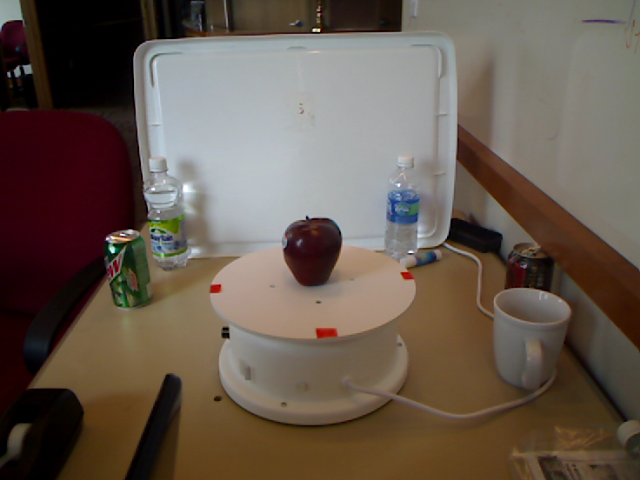
%> input picture dataset/rgbd-uncropped-dataset/apple/apple_1/apple_1_1_1.png, 640 x 480 px
$ octave test.m   (GNU Octave 9; MATLAB toolbox functions it lacks are replaced by stand-ins)
%> lines starting %> are read from the running program, lines starting %| are printed output that depends on the picture; in (x1, y1, x2, y2) boxes, pixels count from 0 and x2, y2 are one past the last pixel; in counts of white or black regions, pixels touching at a corner belong together; the program's own positions count from 1
% test

alpha = 0.5;

im = im2double(imread('./dataset/rgbd-uncropped-dataset/apple/apple_1/apple_1_1_1.png'));
im_crop = im2double(imread('./dataset/rgbd-cropped-dataset/apple/apple_1/apple_1_1_1_crop.png'));
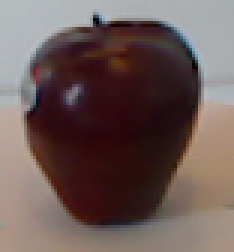
%> input picture dataset/rgbd-cropped-dataset/apple/apple_1/apple_1_1_1_crop.png, 78 x 84 px (shown 3 times larger)

I = im;

mask = zeros(size(I, 1), size(I, 2));
r = 212;
c = 272;

figure(1);
imshow(I(r:r+size(im_crop,1), c:c+size(im_crop,2),:));
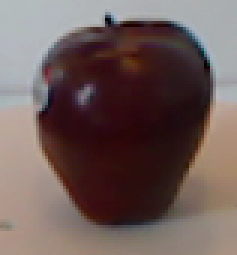
%> displayed picture: size 85x79x3, on the screen's scale of 0 to 255 (shown 3 times larger); mean R, G, B 110.2, 91.9, 89.2
k = waitforbuttonpress;

mask(r:r+size(im_crop,1), c:c+size(im_crop,2)) = 1;
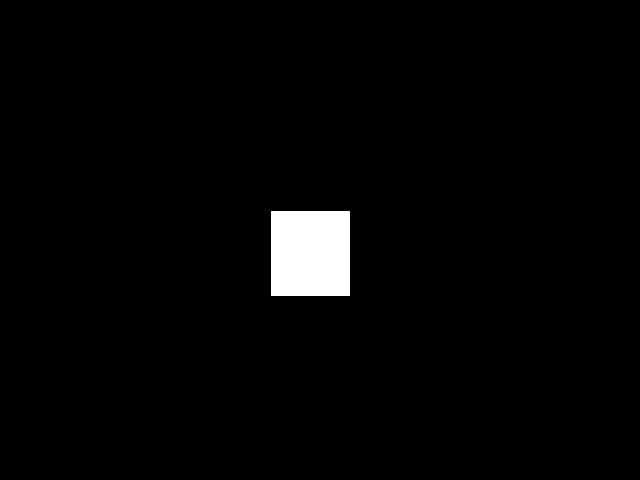
%> mask: size 480x640 double; values 0 (black) and 1 (white), 2.2% white; 1 white region, box (x1, y1, x2, y2) and area: (271, 211, 350, 296) 6715

K = 5; %number of gaussians in GMMs

nPix = size(I, 1)*size(I, 2);
%> nPix = 307200

ind_fg = find(mask == 1);
%> ind_fg = 6715 values from 130292 to 167816
X_fg = [I(ind_fg) I(ind_fg + nPix) I(ind_fg + 2*nPix)];
n_fg = size(X_fg, 1);
%> n_fg = 6715
gmm_fg = fitgmdist(X_fg, K, 'CovarianceType', 'diagonal');

ind_bg = find(mask == 0);
%> ind_bg = 300485 values from 1 to 307200
X_bg = [I(ind_bg) I(ind_bg + nPix) I(ind_bg + 2*nPix)];
n_bg = size(X_bg, 1);
%> n_bg = 300485
gmm_bg = fitgmdist(X_bg, K, 'CovarianceType', 'diagonal');

Iflat = [reshape(I(:, :, 1), 1, [])' reshape(I(:, :, 2), 1, [])' reshape(I(:, :, 3), 1, [])'];
p_x_fg = pdf(gmm_fg, Iflat).*(n_fg/nPix);
p_x_bg = pdf(gmm_bg, Iflat).*(n_bg/nPix);

p_fg_x = p_x_fg./(p_x_fg + p_x_bg);
p_bg_x = p_x_bg./(p_x_fg + p_x_bg);

img_p_fg_x = reshape(p_fg_x, size(I, 1), size(I, 2));
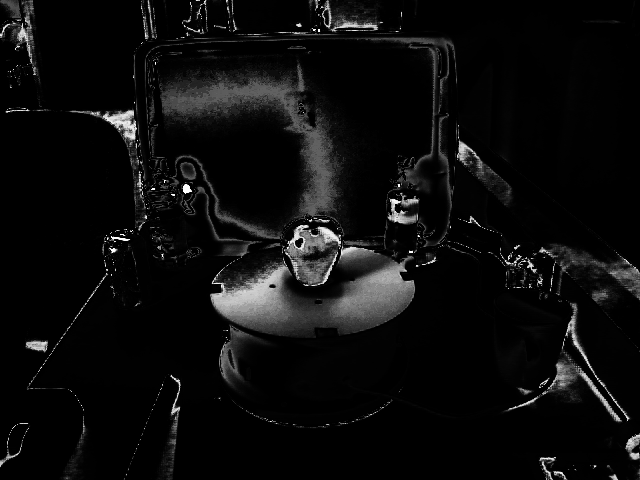
%> img_p_fg_x: size 480x640 double; min 2.97e-09, max 1, mean 0.0515
img_p_bg_x = reshape(p_bg_x, size(I, 1), size(I, 2));
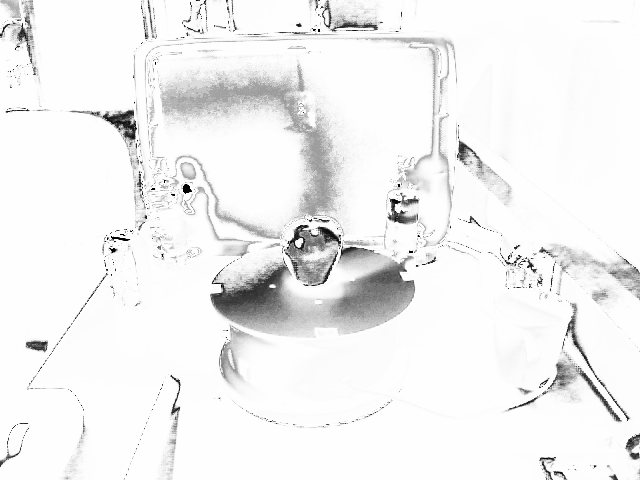
%> img_p_bg_x: size 480x640 double; min 3.89e-12, max 1, mean 0.948

figure(1);
imagesc(img_p_fg_x(r:r+size(im_crop,1), c:c+size(im_crop,2)));
title('Likelihood that pixel is foreground');
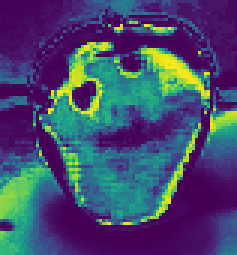
%> displayed picture: size 85x79x3, on the screen's scale of 0 to 255 (shown 3 times larger); mean R, G, B 69.1, 73.9, 109.4
imwrite(img_p_fg_x, 'foreground-likelihood.png', 'PNG');


% [5 lines of commented-out code are left out]
